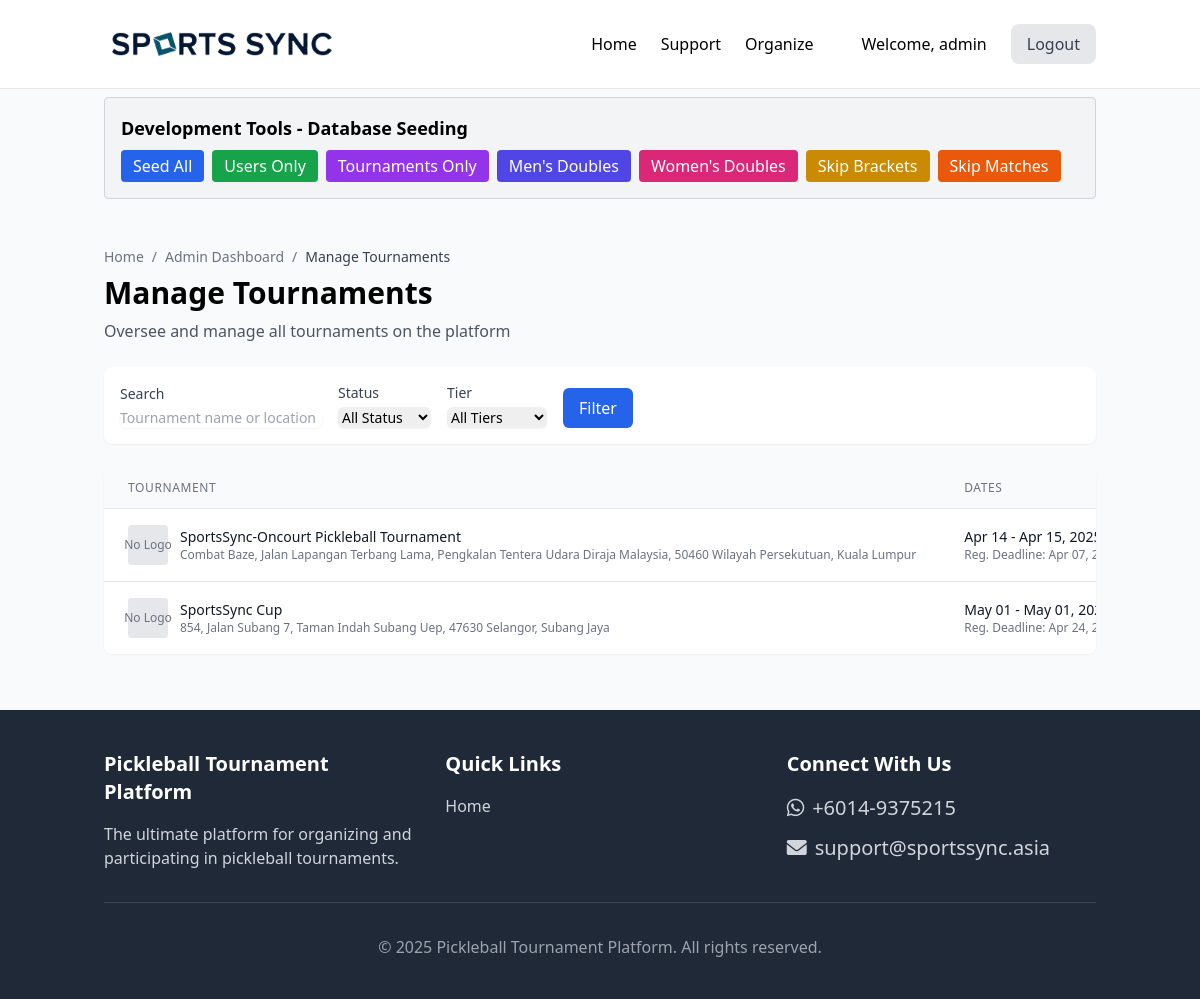
Page /admin/tournaments (signed in) on the committed database.
### app/models/user_models.py (models this page shows, shortened)
class User(UserMixin, db.Model):
    __tablename__ = 'user' # Explicitly define table name if needed, though Flask-SQLAlchemy usually infers it
    id = db.Column(db.Integer, primary_key=True)
    full_name = db.Column(db.String(100))
    username = db.Column(db.String(64), index=True, unique=True, nullable=False)
    email = db.Column(db.String(120), index=True, unique=True, nullable=False)
    ic_number = db.Column(db.String(50), unique=True, nullable=True)
    phone = db.Column(db.String(20), nullable=True)
    password_hash = db.Column(db.String(128))
    role = db.Column(Enum(UserRole), default=UserRole.PLAYER)
    is_active = db.Column(db.Boolean, default=True)
    created_at = db.Column(db.DateTime, default=datetime.utcnow)
    digital_signature_hash = db.Column(db.String(128), nullable=True)
    player_profile = db.relationship('PlayerProfile', backref='user', uselist=False, cascade='all, delete-orphan')
    tournaments_organized = db.relationship('Tournament', backref='organizer', lazy='dynamic')
    submitted_tickets = db.relationship('SupportTicket', foreign_keys='SupportTicket.submitter_id', backref='submitter', lazy='dynamic')
    ticket_responses = db.relationship('TicketResponse', backref='user', lazy='dynamic')
    payment_verifications = db.relationship('Registration', foreign_keys='Registration.payment_verified_by', backref='verifier', lazy='dynamic')
    def is_admin(self):
        return self.role == UserRole.ADMIN
    def is_organizer(self):
        return self.role == UserRole.ORGANIZER or self.role == UserRole.ADMIN
    def is_player(self):
        return self.role == UserRole.PLAYER

### app/models/tournament_models.py (models this page shows, shortened)
class Tournament(db.Model):
    __tablename__ = 'tournament'
    id = db.Column(db.Integer, primary_key=True)
    name = db.Column(db.String(100), nullable=False)
    organizer_id = db.Column(db.Integer, db.ForeignKey('user.id'))
    location = db.Column(db.String(200)) # Consider linking to Venue model instead/as well
    description = db.Column(db.Text)
    start_date = db.Column(db.DateTime)
    end_date = db.Column(db.DateTime)
    registration_deadline = db.Column(db.DateTime)
    tier = db.Column(Enum(TournamentTier), default=TournamentTier.OPEN)
    format = db.Column(Enum(TournamentFormat), default=TournamentFormat.SINGLE_ELIMINATION)
    status = db.Column(Enum(TournamentStatus), default=TournamentStatus.UPCOMING)
    prize_pool = db.Column(db.Float)
    logo = db.Column(db.String(255))
    banner = db.Column(db.String(255))
    created_at = db.Column(db.DateTime, index=True, default=datetime.utcnow)
    venue_id = db.Column(db.Integer, db.ForeignKey('venue.id'), nullable=True)
    is_featured = db.Column(db.Boolean, default=False)
    featured_image = db.Column(db.String(255))
    is_ranked = db.Column(db.Boolean, default=False) # Should points be awarded?
    total_cash_prize = db.Column(db.Float, default=0.0)  # Total cash across all categories
    total_prize_value = db.Column(db.Float, default=0.0)  # Including merchandise value
    prize_structure_description = db.Column(db.Text, nullable=True)  # Tournament-wide description
    payment_bank_name = db.Column(db.String(100), nullable=True)
    payment_account_number = db.Column(db.String(50), nullable=True)
    payment_account_name = db.Column(db.String(100), nullable=True)
    payment_reference_prefix = db.Column(db.String(20), nullable=True)
    payment_qr_code = db.Column(db.String(255), nullable=True)
    payment_instructions = db.Column(db.Text, nullable=True)
    door_gifts = db.Column(db.Text, nullable=True)
    door_gifts_image = db.Column(db.String(255), nullable=True)
    categories = db.relationship('TournamentCategory', backref='tournament', lazy='dynamic', cascade='all, delete-orphan')
    support_tickets = db.relationship('SupportTicket', backref='tournament', lazy='dynamic')

### app/admin/routes.py (the view)
@bp.route('/tournaments')
@login_required
@admin_required
def tournaments():
    page = request.args.get('page', 1, type=int)
    tournaments = Tournament.query.paginate(page=page, per_page=10)
    return render_template('admin/tournaments.html',
                           title='Manage Tournaments',
                           tournaments=tournaments)

### app/models/user_models.py (called while the page is built)
@login.user_loader
def load_user(id):
    return User.query.get(int(id))

### app/templates/admin/tournaments.html (shortened to what this page needs)
{% extends "base.html" %}
{% block content %}
<div class="mb-6">
    <div class="flex items-center gap-2 text-gray-500 text-sm mb-2">
        <a href="{{ url_for('main.index') }}" class="hover:text-blue-600">Home</a>
        <span>/</span>
        <a href="{{ url_for('admin.dashboard') }}" class="hover:text-blue-600">Admin Dashboard</a>
        <span>/</span>
        <span class="text-gray-700">Manage Tournaments</span>
    </div>
    <h1 class="text-3xl font-bold mb-2">Manage Tournaments</h1>
    <div class="text-gray-600">Oversee and manage all tournaments on the platform</div>
</div>
<div class="bg-white p-4 rounded-lg shadow-sm mb-6">
    <form method="GET" class="flex flex-wrap items-end gap-4">
        <div>
            <label for="search" class="block text-sm font-medium text-gray-700 mb-1">Search</label>
            <input type="text" name="search" id="search" value="{{ request.args.get('search', '') }}"
                class="shadow-sm focus:ring-blue-500 focus:border-blue-500 block w-full sm:text-sm border-gray-300 rounded-md"
                placeholder="Tournament name or location">
        </div>
        <div>
            <label for="status" class="block text-sm font-medium text-gray-700 mb-1">Status</label>
            <select name="status" id="status"
                class="shadow-sm focus:ring-blue-500 focus:border-blue-500 block w-full sm:text-sm border-gray-300 rounded-md">
                <option value="">All Status</option>
            </select>
        </div>
        <div>
            <label for="tier" class="block text-sm font-medium text-gray-700 mb-1">Tier</label>
            <select name="tier" id="tier"
                class="shadow-sm focus:ring-blue-500 focus:border-blue-500 block w-full sm:text-sm border-gray-300 rounded-md">
                <option value="">All Tiers</option>
            </select>
        </div>
        <div>
            <button type="submit" class="bg-blue-600 text-white py-2 px-4 rounded-md hover:bg-blue-700">
                Filter
            </button>
        </div>
    </form>
</div>
<div class="bg-white rounded-lg shadow-sm overflow-hidden mb-8">
    <div class="overflow-x-auto">
        <table class="min-w-full divide-y divide-gray-200">
            <thead class="bg-gray-50">
                <tr>
                    <th scope="col" class="px-6 py-3 text-left text-xs font-medium text-gray-500 uppercase tracking-wider">
                        Tournament
                    </th>
                    <th scope="col" class="px-6 py-3 text-left text-xs font-medium text-gray-500 uppercase tracking-wider">
                        Dates
                    </th>
                </tr>
            </thead>
            <tbody class="bg-white divide-y divide-gray-200">
                {% for tournament in tournaments.items %}
                    <tr>
                        <td class="px-6 py-4 whitespace-nowrap">
                            <div class="flex items-center">
                                {% if tournament.logo %}
                                    <img src="{{ url_for('static', filename=tournament.logo) }}" alt="{{ tournament.name }}" class="w-10 h-10 object-contain mr-3">
                                {% else %}
                                    <div class="w-10 h-10 bg-gray-200 flex items-center justify-center rounded mr-3">
                                        <span class="text-xs text-gray-500">No Logo</span>
                                    </div>
                                {% endif %}
                                <div>
                                    <div class="text-sm font-medium text-gray-900">
                                        {{ tournament.name }}
                                    </div>
                                    <div class="text-xs text-gray-500">
                                        {{ tournament.location }}
                                    </div>
                                </div>
                            </div>
                        </td>
                        <td class="px-6 py-4 whitespace-nowrap">
                            <div class="text-sm text-gray-900">
                                {{ tournament.start_date.strftime('%b %d') }} - {{ tournament.end_date.strftime('%b %d, %Y') }}
                            </div>
                            <div class="text-xs text-gray-500">
                                Reg. Deadline: {{ tournament.registration_deadline.strftime('%b %d, %Y') }}
                            </div>
                        </td>
                            {% set total_registrations = 0 %}
                            {% for category in tournament.categories %}
                                {% set total_registrations = total_registrations + category.registrations.count() %}
                            {% endfor %}
                    </tr>
                {% endfor %}
            </tbody>
        </table>
    </div>
</div>
{% endblock %}

### app/templates/base.html (shortened to what this page needs)
<!DOCTYPE html>
<html lang="en">
<head>
    <script src="https://cdn.tailwindcss.com"></script>
    <link rel="stylesheet" href="https://cdnjs.cloudflare.com/ajax/libs/font-awesome/6.0.0/css/all.min.css">
    <link rel="stylesheet" href="{{ url_for('static', filename='css/main.css') }}">
</head>
<body class="bg-gray-50 min-h-screen flex flex-col">
    <header class="bg-white border-b border-gray-200">
        <div class="container mx-auto px-4 py-4">
            <div class="flex items-center justify-between py-2 pl-2">
                <a href="{{ url_for('main.index') }}" class="text-2xl font-bold text-blue-900 flex items-center">
                    <img src="{{ url_for('static', filename='images/logo.png') }}" alt="Sports Sync" class="h-6 mr-2">
                </a>
                <div class="hidden md:flex items-center space-x-6">
                    <nav class="flex space-x-6 mr-6">
                        <a href="{{ url_for('main.index') }}" class="font-medium hover:text-blue-600">Home</a>
                        <a href="{{ url_for('support.my_tickets') }}" class="font-medium hover:text-blue-600">Support</a>
                        {% if current_user.is_authenticated %}
                            {% if current_user.is_player() %}
                                <a href="{{ url_for('player.dashboard') }}" class="font-medium hover:text-blue-600">My Profile</a>
                            {% elif current_user.is_organizer() %}
                                <a href="{{ url_for('organizer.dashboard') }}" class="font-medium hover:text-blue-600">Organize</a>
                            {% elif current_user.is_admin() %}
                                <a href="{{ url_for('admin.dashboard') }}" class="font-medium hover:text-blue-600">Admin</a>
                            {% endif %}
                        {% endif %}
                    </nav>
                    {% if current_user.is_authenticated %}
                        <span class="mr-2">Welcome, {{ current_user.username }}</span>
                        <a href="{{ url_for('auth.logout') }}" class="px-4 py-2 bg-gray-200 text-gray-700 rounded-lg hover:bg-gray-300">Logout</a>
                    {% else %}
                        <a href="{{ url_for('auth.login') }}" class="px-5 py-2 bg-blue-700 hover:bg-blue-800 text-white rounded-md text-sm font-medium">Sign In</a>
                        <a href="{{ url_for('auth.register') }}" class="hidden px-5 py-2 bg-yellow-400 hover:bg-yellow-500 text-blue-900 rounded-md text-sm font-medium">Register</a>
                    {% endif %}
                </div>
            </div>
        </div>
    </header>
    {% if ENV == 'development' and current_user.is_authenticated and current_user.is_admin() %}
        <div class="container mx-auto px-4 py-2">
            <div class="bg-gray-100 border border-gray-300 rounded p-4 mb-4">
                <h2 class="text-lg font-semibold mb-2">Development Tools - Database Seeding</h2>
                <div class="flex flex-wrap gap-2">
                    <form action="{{ url_for('admin.run_seed') }}" method="post" class="inline">
                        <button type="submit" class="px-3 py-1 bg-blue-600 text-white rounded hover:bg-blue-700">Seed All</button>
                    </form>
                    <form action="{{ url_for('admin.run_seed') }}" method="post" class="inline">
                        <button type="submit" class="px-3 py-1 bg-green-600 text-white rounded hover:bg-green-700">Users Only</button>
                    </form>
                    <form action="{{ url_for('admin.run_seed') }}" method="post" class="inline">
                        <button type="submit" class="px-3 py-1 bg-purple-600 text-white rounded hover:bg-purple-700">Tournaments Only</button>
                    </form>
                    <form action="{{ url_for('admin.run_seed') }}" method="post" class="inline">
                        <button type="submit" class="px-3 py-1 bg-indigo-600 text-white rounded hover:bg-indigo-700">Men's Doubles</button>
                    </form>
                    <form action="{{ url_for('admin.run_seed') }}" method="post" class="inline">
                        <button type="submit" class="px-3 py-1 bg-pink-600 text-white rounded hover:bg-pink-700">Women's Doubles</button>
                    </form>
                    <form action="{{ url_for('admin.run_seed') }}" method="post" class="inline">
                        <button type="submit" class="px-3 py-1 bg-yellow-600 text-white rounded hover:bg-yellow-700">Skip Brackets</button>
                    </form>
                    <form action="{{ url_for('admin.run_seed') }}" method="post" class="inline">
                        <button type="submit" class="px-3 py-1 bg-orange-600 text-white rounded hover:bg-orange-700">Skip Matches</button>
                    </form>
                </div>
            </div>
        </div>
    {% endif %}
    <main class="flex-grow container mx-auto px-4 py-6">
        {% block content %}{% endblock %}
    </main>
    <footer class="bg-gray-800 text-white py-10">
        <div class="container mx-auto px-4">
            <div class="grid grid-cols-1 md:grid-cols-3 gap-8">
                <div>
                    <h3 class="text-xl font-bold mb-4">Pickleball Tournament Platform</h3>
                    <p class="text-gray-300">The ultimate platform for organizing and participating in pickleball tournaments.</p>
                </div>
                <div>
                    <h3 class="text-xl font-bold mb-4">Quick Links</h3>
                    <ul class="space-y-2">
                        <li><a href="{{ url_for('main.index') }}" class="text-gray-300 hover:text-white">Home</a></li>
                    </ul>
                </div>
                <div>
                    <h3 class="text-xl font-bold mb-4">Connect With Us</h3>
                    <div class="flex flex-col space-y-3">
                        <a href="https://wa.link/4dn5ic" target="_blank" class="text-gray-300 hover:text-white text-xl flex items-center">
                            <i class="fab fa-whatsapp mr-2"></i> +6014-9375215
                        </a>
                        <a href="mailto:support@sportssync.asia" target="_blank" class="text-gray-300 hover:text-white text-xl flex items-center">
                            <i class="fas fa-envelope mr-2"></i> support@sportssync.asia
                        </a>
                    </div>
                </div>
            </div>
            <div class="mt-8 pt-8 border-t border-gray-700 text-center text-gray-400">
                <p>&copy; {{ now.year if now else 2025 }} Pickleball Tournament Platform. All rights reserved.</p>
            </div>
        </div>
    </footer>
</body>
</html>

### rows in the picture
User: username "admin"
Tournament: shows "No Logo", name "SportsSync-Oncourt Pickleball Tournament", location "Combat Baze, Jalan Lapangan Terbang Lama, Pengkalan Tentera Udara Diraja Malaysia, 50460 Wilayah Persekutuan, Kuala Lumpur", start_date "Apr 14", end_date "Apr 15,…", registration_deadline "Apr 07,…"
Tournament: shows "No Logo", name "SportsSync Cup", location "854, Jalan Subang 7, Taman Indah Subang Uep, 47630 Selangor, Subang Jaya", start_date "May 01", end_date "May 01,…", registration_deadline "Apr 24,…"

### other values in the picture
{{ now.year if now else 2025 }} "2025"
